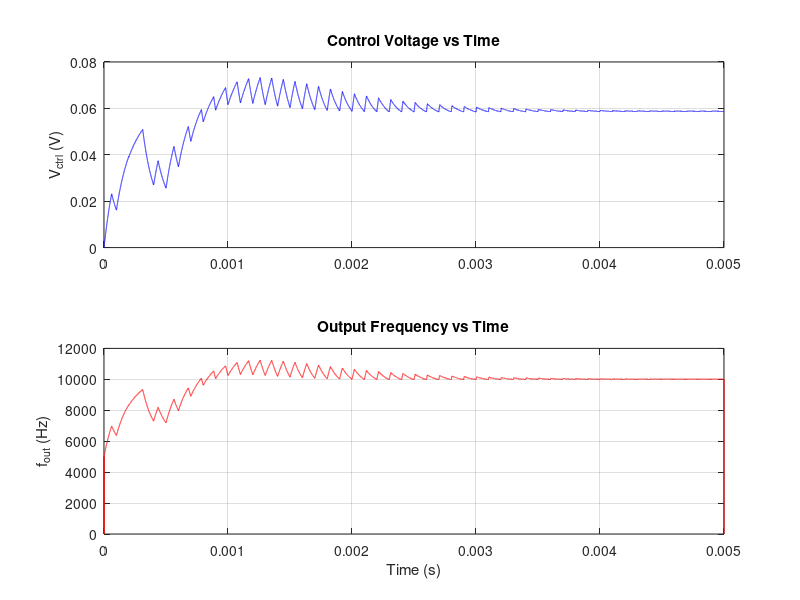

MATLAB code to generate this figure:
dt = 1e-7;                    % Simulation time step (100 ns)
t = 0:dt:0.005;               % Time vector (0 to 5 ms)

x = zeros(size(t));          % Reference square wave
fin = 1e4;                    % Input frequency = 10 kHz
phi_in = zeros(size(t));     % Phase of input signal
phi_in(1) = 0;

y = zeros(size(t));          % Output square wave from VCO
fout = zeros(size(t));       % VCO frequency
f0 = 5e3;                    % Initial VCO frequency = 5 kHz
fout(1) = f0;
k_vco = 85.2e3;              % VCO gain (Hz/V)
phi_out = zeros(size(t));    % Phase of VCO output
phi_out(3) = 5 * pi / 4;     % Initial offset in output phase

UP = zeros(size(t));         % UP signal from PFD
DN = zeros(size(t));         % DOWN signal from PFD

V_ctrl = zeros(size(t));     % Output of loop filter (control voltage)

I_cp = 5e-6;                 % Charge pump current (5 µA)
R = 10e3;                    % Loop filter resistor (10 kΩ)
C1 = 100e-9;                 % First capacitor in loop filter (100 nF)
C2 = 10e-9;                  % Second capacitor (adds additional pole, 10 nF)
I_lf = zeros(size(t));       % Current into the loop filter

for i = 3:length(t) - 1
    % Generate square waves based on phase (HIGH in [0, pi], else LOW)
    x(i) = (phi_in(i) >= 0 && phi_in(i) <= pi);
    y(i) = (phi_out(i) >= 0 && phi_out(i) <= pi);

    % Detect rising edge of input signal → generate UP pulse
    if ((x(i) - x(i - 1)) > 0 && UP(i) == 0)
        UP(i + 1) = 1;
    end

    % Detect rising edge of VCO output → generate DN pulse
    if ((y(i) - y(i - 1)) > 0 && DN(i) == 0)
        DN(i + 1) = 1;
    end

    % Reset both UP and DN pulses when both are high (PFD reset)
    if (UP(i) == 1 && DN(i) == 1)
        UP(i + 1) = 0;
        DN(i + 1) = 0;
    end

    % Hold UP pulse until reset
    if (UP(i) == 1 && DN(i) == 0)
        UP(i + 1) = 1;
    end

    % Hold DN pulse until reset
    if (UP(i) == 0 && DN(i) == 1)
        DN(i + 1) = 1;
    end

    % Compute charge pump output current for present and next time step
    I_lf(i) = I_cp * (UP(i) - DN(i));
    I_lf(i + 1) = I_cp * (UP(i + 1) - DN(i + 1));

    % Loop filter update (2nd-order: RC with parallel capacitor C2)
    % Derived from discretizing the differential equation of the filter
    V_ctrl(i + 1) = ( ...
        (2 * R * C1 * C2 + (C1 + C2) * dt) * V_ctrl(i) ...
        - R * C1 * C2 * V_ctrl(i - 1) ...
        + I_lf(i + 1) * dt^2 ...
        + R * C1 * (I_lf(i + 1) - I_lf(i)) * dt ...
    ) / (R * C1 * C2 + (C1 + C2) * dt);

    % Update VCO frequency from control voltage
    fout(i) = f0 + k_vco * V_ctrl(i);

    % Update phases of input and VCO output
    phi_in(i + 1) = mod(phi_in(i) + 2 * pi * fin * dt, 2 * pi);
    phi_out(i + 1) = mod(phi_out(i) + 2 * pi * fout(i) * dt, 2 * pi);
end

figure;

% Top subplot: Control Voltage
ax1 = subplot(2,1,1);
plot(t, V_ctrl, 'b');
ylabel('V_{ctrl} (V)');
title('Control Voltage vs Time');
grid on;

% Bottom subplot: Output Frequency
ax2 = subplot(2,1,2);
plot(t, fout, 'r');
xlabel('Time (s)');
ylabel('f_{out} (Hz)');
title('Output Frequency vs Time');
grid on;

% Link x-axes
linkaxes([ax1, ax2], 'x');
